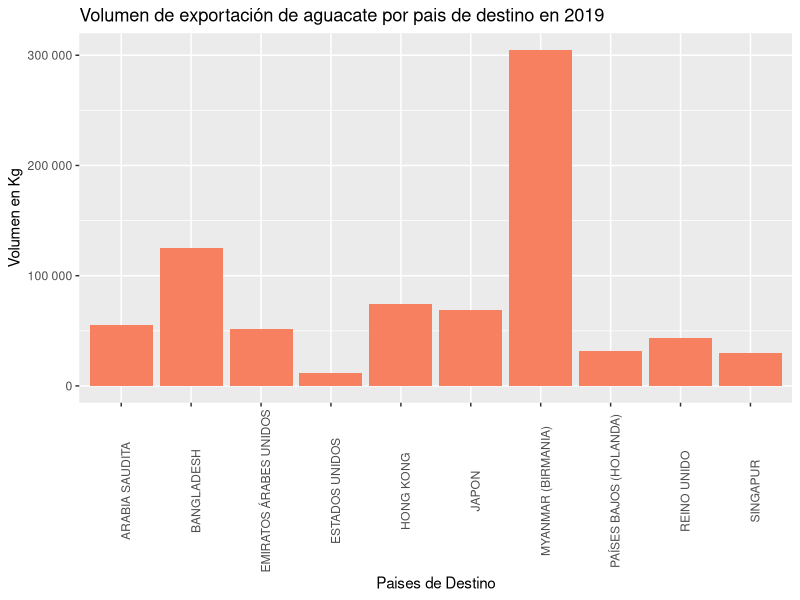
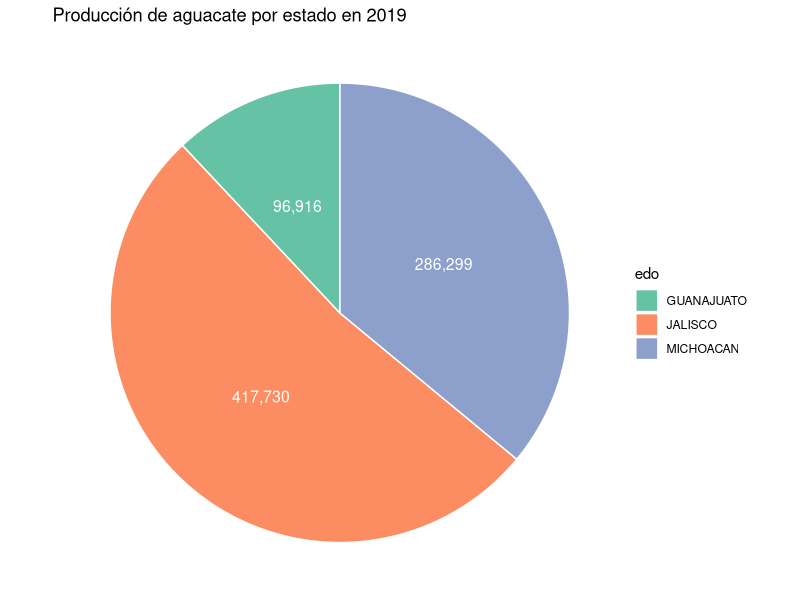

Reproduce these figures in R, in order.
## ---- chunk 1
library(ggplot2)

paises <- c("MYANMAR (BIRMANIA)","BANGLADESH","HONG KONG","JAPON","ARABIA SAUDITA", "EMIRATOS ÁRABES UNIDOS", "REINO UNIDO", "PAÍSES BAJOS (HOLANDA)", "SINGAPUR","ESTADOS UNIDOS")

vol <- c(304734.62, 125240.00, 74578.50, 68925.24,55285.20,51517.44, 43760.00, 32092.50, 29610.00, 11481.36)

D1 <- data.frame(paises,vol)

ggplot(D1, aes(x = paises, y = vol)) +
  labs(x="Paises de Destino", y="Volumen en Kg", title="Volumen de exportación de aguacate por pais de destino en 2019")+
  geom_bar(stat = "identity",fill="#f68060")+
  theme(axis.text.x = element_text(angle = 90)) +
  scale_y_continuous(labels = scales::number)
## ---- chunk 2
edo <- c("JALISCO","MICHOACAN","GUANAJUATO")	
vol <- c("417,730","286,299","96,916")
por <- c(52,36,	12)
D1 <- data.frame(edo,vol,por)

ggplot(D1, aes(x="", y=por, fill=edo)) +
  geom_bar(stat="identity", width=1,color="white") +
  coord_polar("y", start=0)+
  theme_void()+
  geom_text(aes(label = vol,x = 1), color = "white", size=4,
            position = position_stack(vjust = 0.5))+
  scale_fill_brewer(palette="Set2")+
  labs(title="Producción de aguacate por estado en 2019")
